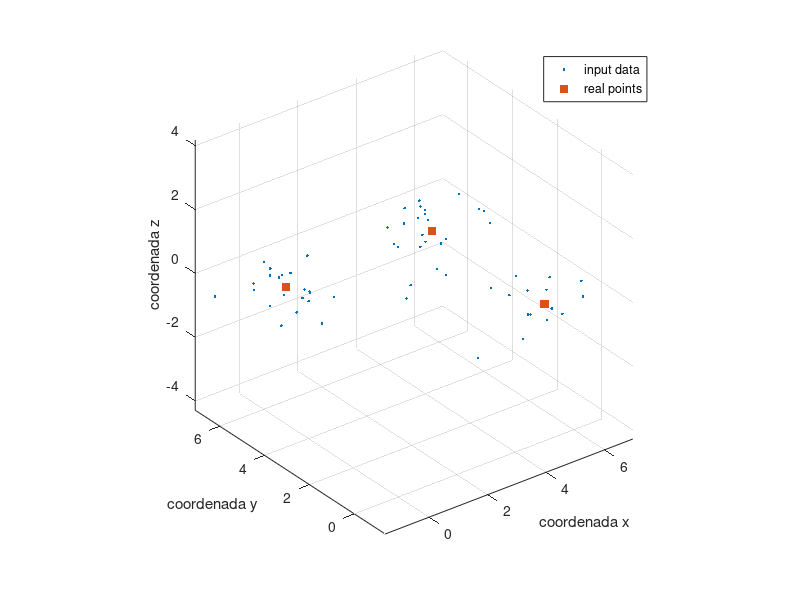

Write the MATLAB code that produced this figure.
n = 5;
class = [n 0 n;0 n n;0 0 0];
load('rVectorClasstype.mat');
factor = 0.75;
y = (class(:,classtype) + rVector*factor );


scatter3(y(1,:), y(2,:),y(3,:), '.');
hold on;
scatter3(class(1,:), class(2,:),class(3,:), 's', 'filled');
xlabel('coordenada x');
ylabel('coordenada y');
zlabel('coordenada z');
legend('input data','real points');
axis('equal');
grid on;
